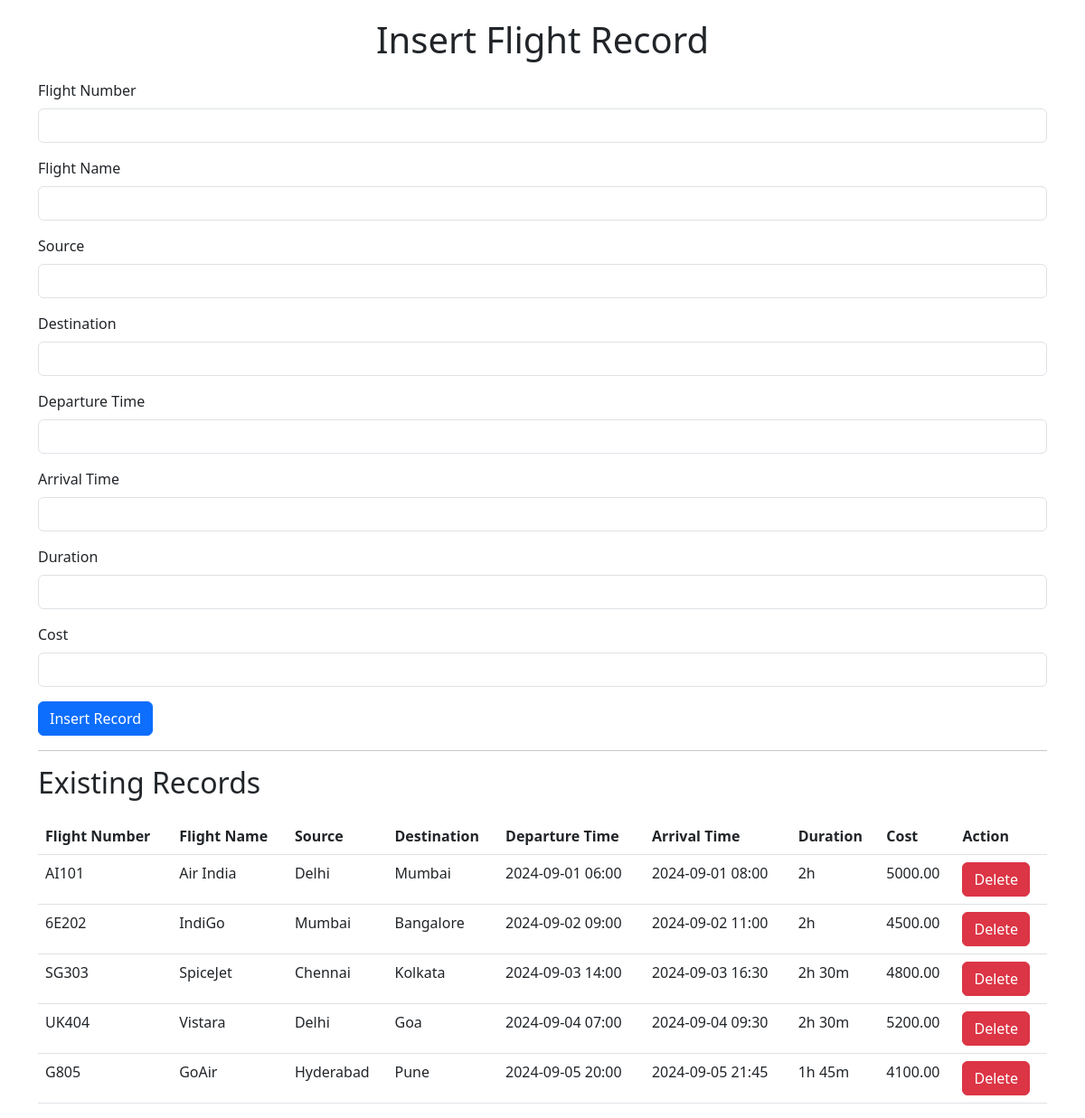
The page /Flight_Insert.php on the database its author committed.
### tables this page shows
CREATE TABLE `FlightRecords` (
  `Recordid` int(11) NOT NULL,
  `FlightNumber` varchar(50) DEFAULT NULL,
  `FlightName` varchar(100) DEFAULT NULL,
  `Source` varchar(100) DEFAULT NULL,
  `Destination` varchar(100) DEFAULT NULL,
  `DepartureTime` varchar(50) DEFAULT NULL,
  `ArrivalTime` varchar(50) DEFAULT NULL,
  `Duration` varchar(50) DEFAULT NULL,
  `Cost` decimal(10,2) DEFAULT NULL
);

### Flight_Insert.php (the view, shortened to what this page needs)
<?php
include 'dbcon.php';
$query = "SELECT * FROM FlightRecords";
$result = mysqli_query($conn, $query);
?>
<!DOCTYPE html>
<html lang="en">
<head>
    <link href="https://cdn.jsdelivr.net/npm/bootstrap@5.3.0/dist/css/bootstrap.min.css" rel="stylesheet">
    <link rel="stylesheet" href="css/Style.css">
</head>
<body>
    <div class="container">
        <h1 class="text-center">Insert Flight Record</h1>
        <form method="POST" action="Flight_Insert.php">
            <div class="mb-3">
                <label for="flightNumber" class="form-label">Flight Number</label>
                <input type="text" class="form-control" id="flightNumber" name="flightNumber">
            </div>
            <div class="mb-3">
                <label for="flightName" class="form-label">Flight Name</label>
                <input type="text" class="form-control" id="flightName" name="flightName">
            </div>
            <div class="mb-3">
                <label for="source" class="form-label">Source</label>
                <input type="text" class="form-control" id="source" name="source">
            </div>
            <div class="mb-3">
                <label for="destination" class="form-label">Destination</label>
                <input type="text" class="form-control" id="destination" name="destination">
            </div>
            <div class="mb-3">
                <label for="departureTime" class="form-label">Departure Time</label>
                <input type="text" class="form-control" id="departureTime" name="departureTime">
            </div>
            <div class="mb-3">
                <label for="arrivalTime" class="form-label">Arrival Time</label>
                <input type="text" class="form-control" id="arrivalTime" name="arrivalTime">
            </div>
            <div class="mb-3">
                <label for="duration" class="form-label">Duration</label>
                <input type="text" class="form-control" id="duration" name="duration">
            </div>
            <div class="mb-3">
                <label for="cost" class="form-label">Cost</label>
                <input type="text" class="form-control" id="cost" name="cost">
            </div>
            <button type="submit" class="btn btn-primary">Insert Record</button>
        </form>
        <hr>
        <h2>Existing Records</h2>
        <table class="table">
            <thead>
                <tr>
                    <th>Flight Number</th>
                    <th>Flight Name</th>
                    <th>Source</th>
                    <th>Destination</th>
                    <th>Departure Time</th>
                    <th>Arrival Time</th>
                    <th>Duration</th>
                    <th>Cost</th>
                    <th>Action</th>
                </tr>
            </thead>
            <tbody>
                <?php while ($row = mysqli_fetch_assoc($result)): ?>
                <tr>
                    <td><?php echo $row['FlightNumber']; ?></td>
                    <td><?php echo $row['FlightName']; ?></td>
                    <td><?php echo $row['Source']; ?></td>
                    <td><?php echo $row['Destination']; ?></td>
                    <td><?php echo $row['DepartureTime']; ?></td>
                    <td><?php echo $row['ArrivalTime']; ?></td>
                    <td><?php echo $row['Duration']; ?></td>
                    <td><?php echo $row['Cost']; ?></td>
                    <td><button class="btn btn-danger">Delete</button></td>
                </tr>
                <?php endwhile; ?>
            </tbody>
        </table>
    </div>
</body>
</html>

### css/Style.css (style rules this page uses)
body { padding-top: 20px; }
h1, h2 { margin-bottom: 20px; }
.table { margin-top: 20px; }

### rows shown on the page
flightrecords: FlightNumber "AI101", FlightName "Air India", Source "Delhi", Destination "Mumbai", DepartureTime "2024-09-01 06:00", ArrivalTime "2024-09-01 08:00", Duration "2h", Cost "5000.00"
flightrecords: FlightNumber "6E202", FlightName "IndiGo", Source "Mumbai", Destination "Bangalore", DepartureTime "2024-09-02 09:00", ArrivalTime "2024-09-02 11:00", Duration "2h", Cost "4500.00"
flightrecords: FlightNumber "SG303", FlightName "SpiceJet", Source "Chennai", Destination "Kolkata", DepartureTime "2024-09-03 14:00", ArrivalTime "2024-09-03 16:30", Duration "2h 30m", Cost "4800.00"
flightrecords: FlightNumber "UK404", FlightName "Vistara", Source "Delhi", Destination "Goa", DepartureTime "2024-09-04 07:00", ArrivalTime "2024-09-04 09:30", Duration "2h 30m", Cost "5200.00"
flightrecords: FlightNumber "G805", FlightName "GoAir", Source "Hyderabad", Destination "Pune", DepartureTime "2024-09-05 20:00", ArrivalTime "2024-09-05 21:45", Duration "1h 45m", Cost "4100.00"
